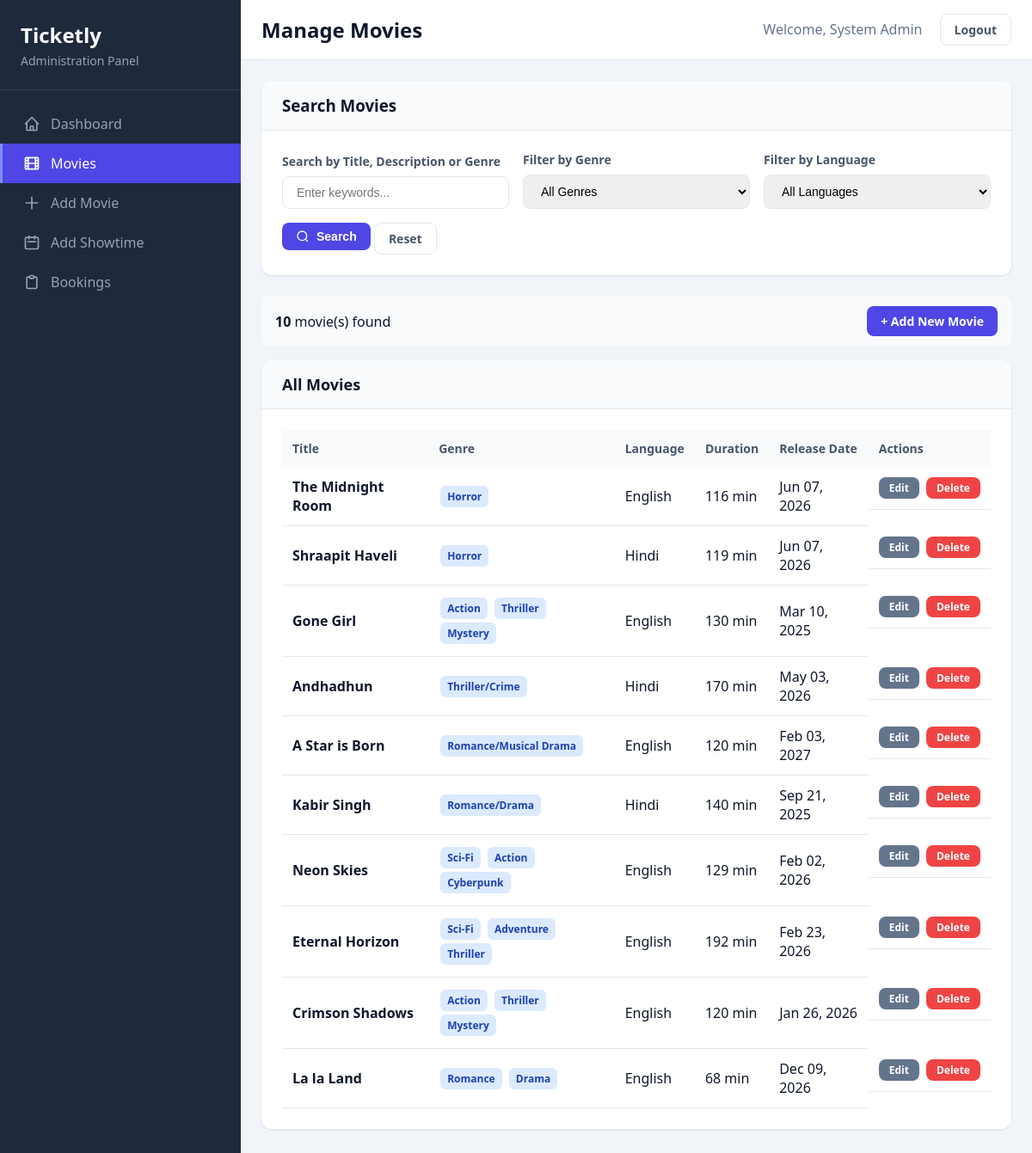
The page /admin/movies.php (signed in) on the database its author committed.
### tables this page shows
CREATE TABLE `movies` (
  `movie_id` int(11) NOT NULL,
  `title` varchar(200) NOT NULL,
  `description` text DEFAULT NULL,
  `genre` varchar(100) DEFAULT NULL,
  `language` varchar(50) DEFAULT NULL,
  `duration` int(11) DEFAULT NULL,
  `poster` varchar(255) DEFAULT NULL,
  `release_date` date DEFAULT NULL,
  `created_at` timestamp NOT NULL DEFAULT current_timestamp(),
  `bookings_count` int(11) DEFAULT 0,
  `status` varchar(50) NOT NULL DEFAULT 'Now Showing'
);

### admin/movies.php (the view, shortened to what this page needs)
<?php
require_once 'includes/admin_header.php';
$search = isset($_GET['search']) ? trim($_GET['search']) : '';
$limit = 10;
$page = isset($_GET['page']) ? max(1, intval($_GET['page'])) : 1;
$offset = ($page - 1) * $limit;
$queryBase = "FROM movies WHERE 1=1";
$params = [];
$totalResults = $pdo->prepare("SELECT COUNT(*) $queryBase");
$totalResults->execute($params);
$totalCount = $totalResults->fetchColumn();
$query = "SELECT * $queryBase ORDER BY created_at DESC LIMIT $limit OFFSET $offset";
$stmt = $pdo->prepare($query);
$stmt->execute($params);
$movies = $stmt->fetchAll();
?>
<div class="search-section">
    <div class="search-header">
        <h3>Search Movies</h3>
    </div>
    <div class="search-body">
        <form method="GET" class="search-form">
            <div class="search-group">
                <label class="search-label">Search by Title, Description or Genre</label>
                <input type="text" name="search" class="search-input" placeholder="Enter keywords..." value="<?= htmlspecialchars($search) ?>">
            </div>
            <div class="search-group">
                <label class="search-label">Filter by Genre</label>
                <select name="genre" class="search-select">
                    <option value="">All Genres</option>
                </select>
            </div>
            <div class="search-group">
                <label class="search-label">Filter by Language</label>
                <select name="language" class="search-select">
                    <option value="">All Languages</option>
                </select>
            </div>
            <div class="search-actions">
                <button type="submit" class="btn btn-primary">
                    <svg width="16" height="16" viewBox="0 0 24 24" fill="none" stroke="currentColor" stroke-width="2">
                        <circle cx="11" cy="11" r="8"/>
                        <line x1="21" y1="21" x2="16.65" y2="16.65"/>
                    </svg>
                    Search
                </button>
                <a href="movies.php" class="btn btn-outline">Reset</a>
            </div>
        </form>
    </div>
</div>
<div class="result-info" style="padding: 0.75rem 1rem; background: #f8fafc; border-radius: 0.5rem; margin-bottom: 1rem; display: flex; justify-content: space-between; align-items: center; flex-wrap: wrap; gap: 0.5rem;">
    <div>
        <strong><?= $totalCount ?></strong> movie(s) found
    </div>
    <a href="add_movie.php" class="btn btn-primary btn-sm">+ Add New Movie</a>
</div>
<div class="card">
    <div class="card-header">
        <h3>All Movies</h3>
    </div>
    <div class="card-body">
        <div class="table-container">
            <?php if (empty($movies)): ?>
                <div style="text-align: center; padding: 3rem; color: #64748b;">
                    <svg width="64" height="64" viewBox="0 0 24 24" fill="none" stroke="currentColor" stroke-width="1" style="margin-bottom: 1rem;">
                        <circle cx="11" cy="11" r="8"/>
                        <line x1="21" y1="21" x2="16.65" y2="16.65"/>
                    </svg>
                    <p>No movies found matching your criteria.</p>
                    <a href="movies.php" class="btn btn-outline" style="margin-top: 1rem;">View All Movies</a>
                </div>
            <?php else: ?>
                <table>
                    <thead>
                        <tr>
                            <th>Title</th>
                            <th>Genre</th>
                            <th>Language</th>
                            <th>Duration</th>
                            <th>Release Date</th>
                            <th>Actions</th>
                        </tr>
                    </thead>
                    <tbody>
                        <?php foreach($movies as $m): ?>
                        <tr>
                            <td><strong><?= htmlspecialchars($m['title']) ?></strong></td>
                            <td>
                                <?php
                                $movie_genres = explode(',', $m['genre']);
                                foreach($movie_genres as $g):
                                    $g = trim($g);
                                    if($g):
                                ?>
                                    <span class="badge badge-info" style="margin: 2px;"><?= htmlspecialchars($g) ?></span>
                                <?php
                                    endif;
                                endforeach;
                                ?>
                            </td>
                            <td><?= htmlspecialchars($m['language']) ?></td>
                            <td><?= $m['duration'] ?> min</td>
                            <td><?= date('M d, Y', strtotime($m['release_date'])) ?></td>
                            <td class="actions" style="display: flex; gap: 0.5rem;">
                                <a href="edit_movie.php?id=<?= $m['movie_id'] ?>" class="btn btn-secondary btn-sm" style="padding: 0.25rem 0.75rem; font-size: 0.75rem;">Edit</a>
                                <a href="?delete=<?= $m['movie_id'] ?>" class="btn btn-danger btn-sm" style="padding: 0.25rem 0.75rem; font-size: 0.75rem;" onclick="return confirm('Delete this movie? This will also delete all associated showtimes and bookings.')">Delete</a>
                            </td>
                        </tr>
                        <?php endforeach; ?>
                    </tbody>
                </table>
            <?php endif; ?>
        </div>
    </div>
</div>
<?php require_once 'includes/admin_footer.php'; ?>

### admin/includes/admin_header.php (style rules this page uses)
* { margin: 0; padding: 0; box-sizing: border-box; }
body { font-family: 'Segoe UI', Tahoma, Geneva, Verdana, sans-serif; background: #f1f5f9; color: #0f172a; }
.card { background: white; border-radius: 0.75rem; box-shadow: 0 1px 3px rgba(0,0,0,0.1); margin-bottom: 1.5rem; overflow: hidden; }
.card-header { padding: 1rem 1.5rem; border-bottom: 1px solid #e2e8f0; background: #f8fafc; display: flex; justify-content: space-between; align-items: center; flex-wrap: wrap; gap: 1rem; }
.card-header h3 { font-size: 1.125rem; font-weight: 600; color: #0f172a; }
.card-body { padding: 1.5rem; }
.btn { display: inline-flex; align-items: center; gap: 0.5rem; padding: 0.5rem 1rem; font-size: 0.875rem; font-weight: 600; border-radius: 0.5rem; border: none; cursor: pointer; text-decoration: none; transition: all 0.2s; }
.btn-primary { background: #4f46e5; color: white; }
.btn-secondary { background: #64748b; color: white; }
.btn-outline { background: transparent; border: 1px solid #e2e8f0; color: #475569; }
.btn-danger { background: #ef4444; color: white; }
.table-container { overflow-x: auto; }
table { width: 100%; border-collapse: collapse; }
th { text-align: left; padding: 0.75rem; background: #f8fafc; font-weight: 600; color: #475569; font-size: 0.875rem; }
td { padding: 0.75rem; border-bottom: 1px solid #e2e8f0; }
.badge { display: inline-block; padding: 0.25rem 0.5rem; font-size: 0.75rem; font-weight: 600; border-radius: 0.375rem; }
.badge-info { background: #dbeafe; color: #1e40af; }
.search-section { background: white; border-radius: 0.75rem; box-shadow: 0 1px 3px rgba(0,0,0,0.1); margin-bottom: 1.5rem; overflow: hidden; }
.search-header { padding: 1rem 1.5rem; border-bottom: 1px solid #e2e8f0; background: #f8fafc; }
.search-body { padding: 1.5rem; }
.search-form { display: flex; flex-wrap: wrap; gap: 1rem; align-items: flex-end; }
.search-group { flex: 1; min-width: 200px; }
.search-label { display: block; margin-bottom: 0.5rem; font-weight: 600; color: #475569; font-size: 0.875rem; }
.search-input, .search-select { width: 100%; padding: 0.625rem 1rem; border: 1px solid #e2e8f0; border-radius: 0.5rem; font-size: 0.875rem; }

### rows shown on the page
movies: title "The Midnight Room", genre "Horror", language "English", duration "116", release_date "Jun 07, 2026"
movies: title "Shraapit Haveli", genre "Horror", language "Hindi", duration "119", release_date "Jun 07, 2026"
movies: title "Gone Girl", genre "Action", genre "Thriller", genre "Mystery", language "English", duration "130", release_date "Mar 10, 2025"
movies: title "Andhadhun", genre "Thriller/Crime", language "Hindi", duration "170", release_date "May 03, 2026"
movies: title "A Star is Born", genre "Romance/Musical Drama", language "English", duration "120", release_date "Feb 03, 2027"
movies: title "Kabir Singh", genre "Romance/Drama", language "Hindi", duration "140", release_date "Sep 21, 2025"
movies: title "Neon Skies", genre "Sci-Fi", genre "Action", genre "Cyberpunk", language "English", duration "129", release_date "Feb 02, 2026"
movies: title "Eternal Horizon", genre "Sci-Fi", genre "Adventure", genre "Thriller", language "English", duration "192", release_date "Feb 23, 2026"
movies: title "Crimson Shadows", genre "Action", genre "Thriller", genre "Mystery", language "English", duration "120", release_date "Jan 26, 2026"
movies: title "La la Land", genre "Romance", genre "Drama", language "English", duration "68", release_date "Dec 09, 2026"

### other values the page prints
$page_title "Manage Movies"
$_SESSION['username'] "System Admin"
$totalCount "10"
